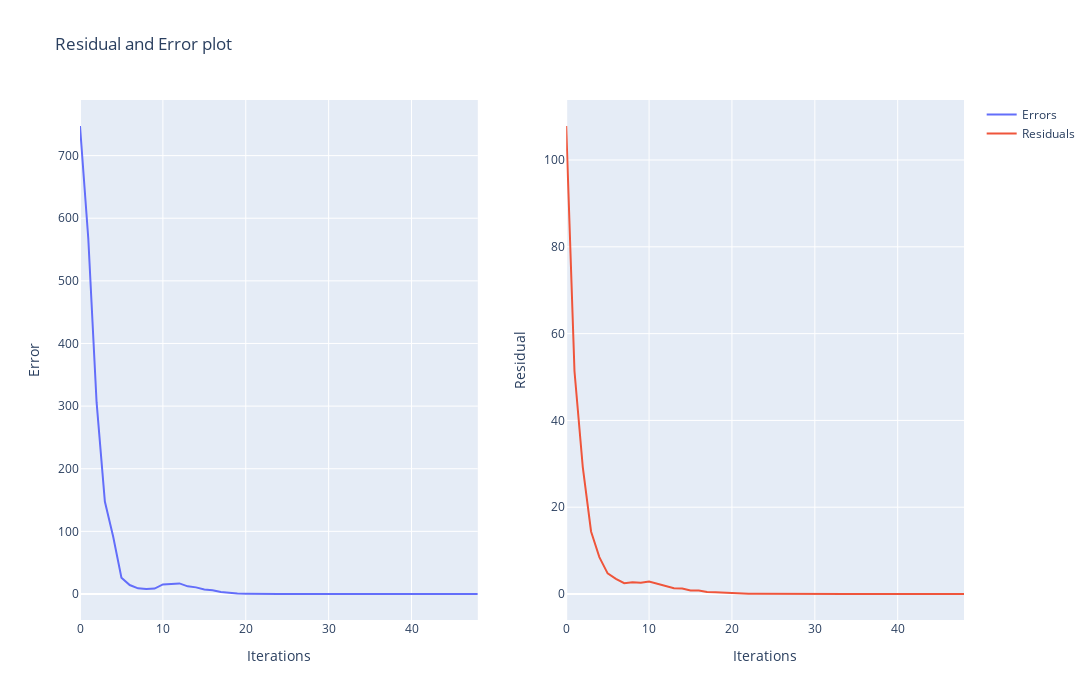

The code cell stored with this chart in its notebook:
### Code cell
funcs = Funcs(A)
# Initialize the CGD algorithm.
cgd = CGD(funcs.func_,funcs.func_grad_,funcs.exact_line_search,x0, 1e-4, 1000, method='FR', verboose=False)

# Run the algorithm.
residual, errors = cgd.cgd()
fig = make_subplots(rows=1, cols=2,
    shared_xaxes=False)

fig.add_trace(
    go.Scatter(x=list(range(0,len(errors))), y=errors,name="Errors"),
    row=1, col=1
)

fig.add_trace(
    go.Scatter(x=list(range(0,len(residual))), y=residual,name="Residuals"),
    row=1, col=2
)
fig.update_xaxes(title_text="Iterations", row=1, col=1)
fig.update_yaxes(title_text="Error", row=1, col=1)
fig.update_xaxes(title_text="Iterations", row=1, col=2)
fig.update_yaxes(title_text="Residual", row=1, col=2)
fig.update_layout(height=700, width=1600,title_text="Residual and Error plot")
fig.show()

### Figure 1 — Plotly figure (JSON) as saved in the notebook; plotly's stock layout.template omitted (floating-point values rounded to 4 significant figures)
{"data": [{"name": "Errors", "type": "scatter", "x": [0, 1, 2, 3, 4, 5, 6, 7, 8, 9, 10, 11, 12, 13, 14, 15, 16, 17, 18, 19, 20, 21, 22, 23, 24, 25, 26, 27, 28, 29, 30, 31, 32, 33, 34, 35, 36, 37, 38, 39, 40, 41, 42, 43, 44, 45, 46, 47, 48], "xaxis": "x", "y": [747.3, 567.6, 306.3, 147.7, 91.73, 26.09, 14.34, 9.036, 7.853, 8.718, 15.3, 16.11, 16.92, 12.22, 10.58, 7.095, 6.065, 3.13, 1.51, 0.7776, 0.4441, 0.1193, 0.07234, 0.04266, 0.0289, 0.01794, 0.01093, 0.006781, 0.002845, 0.001616, 0.0009664, 0.0006859, 0.0003748, 0.000248, 8.54e-05, 4.449e-05, 2.117e-05, 1.228e-05, 7.265e-06, 3.554e-06, 2.145e-06, 1.046e-06, 6.247e-07, 2.97e-07, 1.921e-07, 1.117e-07, 7.666e-08, 5.342e-08, 4.563e-08], "yaxis": "y"}, {"name": "Residuals", "type": "scatter", "x": [0, 1, 2, 3, 4, 5, 6, 7, 8, 9, 10, 11, 12, 13, 14, 15, 16, 17, 18, 19, 20, 21, 22, 23, 24, 25, 26, 27, 28, 29, 30, 31, 32, 33, 34, 35, 36, 37, 38, 39, 40, 41, 42, 43, 44, 45, 46, 47, 48], "xaxis": "x2", "y": [107.8, 51.32, 29.26, 14.41, 8.502, 4.754, 3.5, 2.488, 2.706, 2.595, 2.884, 2.33, 1.9, 1.346, 1.263, 0.808, 0.8147, 0.4742, 0.3881, 0.2876, 0.1534, 0.1088, 0.0705, 0.06786, 0.04614, 0.04668, 0.03518, 0.02868, 0.02031, 0.01845, 0.01543, 0.01116, 0.009416, 0.005519, 0.004062, 0.00266, 0.002142, 0.001567, 0.0012, 0.00088, 0.0006719, 0.0004936, 0.0003659, 0.0002731, 0.0002167, 0.0001691, 0.0001386, 0.0001233, 9.891e-05], "yaxis": "y2"}], "layout": {"height": 700, "title": {"text": "Residual and Error plot"}, "width": 1600, "xaxis": {"anchor": "y", "domain": [0, 0.45], "title": {"text": "Iterations"}}, "xaxis2": {"anchor": "y2", "domain": [0.55, 1], "title": {"text": "Iterations"}}, "yaxis": {"anchor": "x", "domain": [0, 1], "title": {"text": "Error"}}, "yaxis2": {"anchor": "x2", "domain": [0, 1], "title": {"text": "Residual"}}}}
